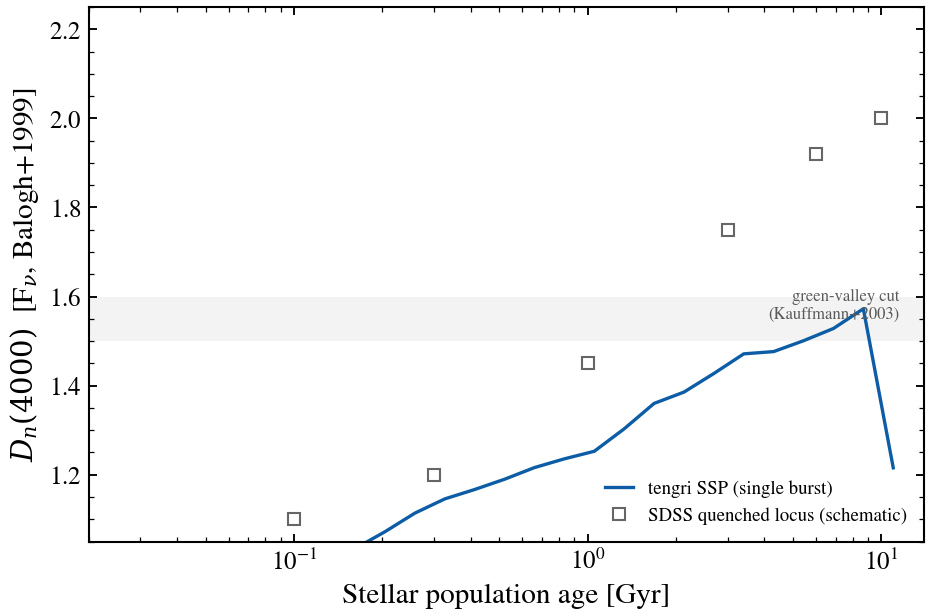

Python code for this plot:
"""
The 4000 Å break as a stellar age proxy
=========================================

The 4000 Å break ``D_n(4000)`` — Bruzual 1983, Balogh+1999 — measures
the discontinuity around 4000 Å produced by the line-blanketing of
ionised metals in the atmospheres of old stars. It rises monotonically
with the mass-weighted age of the stellar population and is one of
the most widely used age indicators in SDSS-style optical-only data
(Kauffmann+2003).

We build single-burst SSPs at a grid of ages from 30 Myr to 13 Gyr,
measure D_n(4000) in the canonical Balogh+1999 windows (3850–3950 Å
numerator and 4000–4100 Å denominator on F_ν), and overlay the
observational SDSS quenched-galaxy locus.

References:
- Bruzual 1983, ApJ, 273, 105
- Balogh, Morris, Yee, Carlberg & Ellingson 1999, ApJ, 527, 54
- Kauffmann et al. 2003, MNRAS, 341, 33
"""

import os

os.environ["TF_CPP_MIN_LOG_LEVEL"] = "2"  # suppress XLA/PjRt C++ INFO+WARNING logs

import warnings

import jax
import jax.numpy as jnp
import matplotlib.pyplot as plt
import numpy as np

import tengri
from tengri.analysis.plotting import setup_style

setup_style()
warnings.filterwarnings("ignore", message=".*BakedInBackend.*")

# Balogh+1999 windows on F_ν (Å)
BLUE_LO, BLUE_HI = 3850.0, 3950.0
RED_LO, RED_HI = 4000.0, 4100.0


def _d4000(wave_aa: np.ndarray, l_nu: np.ndarray) -> float:
    """Narrow Balogh+1999 D_n(4000) on F_ν."""
    blue = (wave_aa >= BLUE_LO) & (wave_aa <= BLUE_HI)
    red = (wave_aa >= RED_LO) & (wave_aa <= RED_HI)
    return float(np.mean(l_nu[red]) / np.mean(l_nu[blue]))


ssp = tengri.load_ssp()
model = tengri.SEDModel.build(
    ssp,
    # Narrow truncated-skew-normal burst (50 Myr 1σ), sliding in lookback
    # time → approximates a single-age stellar population for the D_n(4000)
    # measurement.
    sfh={
        "type": "tsnorm",
        "*": tengri.FIXED,
        "peak_lbt_gyr": tengri.Uniform(0.05, 13.0),
        "width_gyr": 0.10,
        "skew": 0.0,
        "trunc": 13.5,
        "log_total_mass": 10.0,
    },
    dust={"type": "two_component", "*": tengri.FIXED, "tau_diff": 0.0, "tau_bc": 0.0},
    redshift=tengri.Fixed(0.0),
)
baseline = dict(model.spec.sample(jax.random.PRNGKey(0)))

age_gyr = np.geomspace(0.05, 11.0, 24)
d4000_grid = np.empty_like(age_gyr)

for i, age in enumerate(age_gyr):
    out = model.predict_rest_sed(
        {
            **baseline,
            "sfh_tsnorm_peak_lbt_gyr": jnp.float64(age),
        }
    )
    d4000_grid[i] = _d4000(np.asarray(out.wavelength), np.asarray(out.sed))

# Schematic SDSS quenched-galaxy locus (Kauffmann+2003 figure 6, hand-traced).
sdss_age = np.array([0.1, 0.3, 1.0, 3.0, 6.0, 10.0])
sdss_d4000 = np.array([1.10, 1.20, 1.45, 1.75, 1.92, 2.00])

fig, ax = plt.subplots(figsize=(6.5, 4.4))
ax.plot(age_gyr, d4000_grid, color="C0", lw=1.6, label="tengri SSP (single burst)")
ax.plot(
    sdss_age,
    sdss_d4000,
    "s",
    color="0.4",
    ms=6,
    mfc="white",
    mew=1.0,
    label="SDSS quenched locus (schematic)",
)
ax.axhspan(1.5, 1.6, color="0.92", alpha=0.6, lw=0)
ax.text(11.5, 1.55, "green-valley cut\n(Kauffmann+2003)", fontsize=8, color="0.35", ha="right")
ax.set_xscale("log")
ax.set_xlim(0.02, 14.0)
ax.set_ylim(1.05, 2.25)
ax.set_xlabel(r"Stellar population age [Gyr]")
ax.set_ylabel(r"$D_n(4000)$  [F$_\nu$, Balogh+1999]")
ax.legend(frameon=False, fontsize=9, loc="lower right")

fig.tight_layout()
plt.savefig("plot_usecase_d4000_age.png", dpi=150, bbox_inches="tight")
